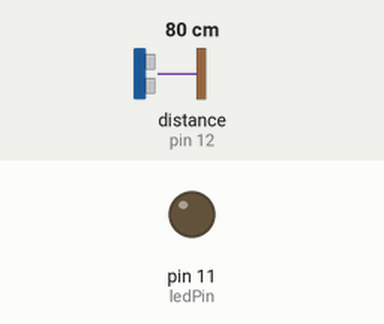
A sketch run on a simulated Arduino Uno, built with avr-gcc and run on an emulated ATmega328P. On the bench: output pins drawn as LEDs (lit = HIGH). Wiring (inferred from the names in the program): ultrasonic range finder: trigger pin 13; echo pin 12. The test bench sets the inputs (shaded band); at power-on: distance to the obstacle (sensor on pin 12) 80 cm. The echo pulse lasts 58.3 µs per cm; pins used as bus, display or sensor lines are not drawn.

Above: at 1.2 s.
1.3 s: distance to the obstacle (sensor on pin 12) set to 17 cm
2.8 s: distance to the obstacle (sensor on pin 12) set to 14 cm
At 3.4 s:
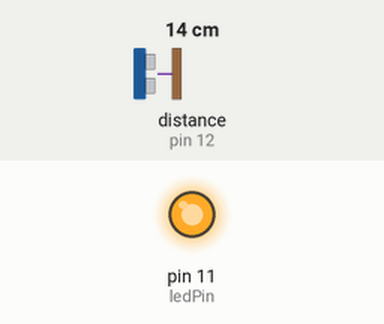
4.3 s: distance to the obstacle (sensor on pin 12) set to 18 cm
At 5.5 s:
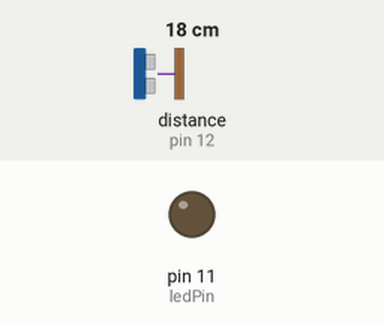
5.8 s: distance to the obstacle (sensor on pin 12) set to 2 cm
At 6.8 s:
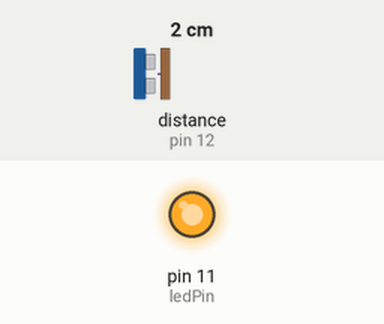
Timing chart, 0 to 8.3 s (numbered marks = the images above; inputs shaded):
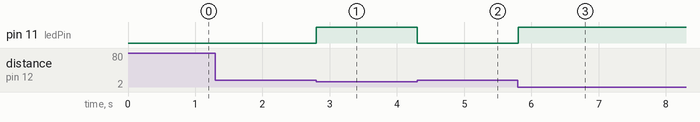

The sketch:

codigo_sensor_ultrasonico.ino
```cpp
const int trigPin = 13; //Manda el pulso que va a leer el echo para estimar la distancia
const int echoPin = 12; /*Estima la distancia entre el punto en el que rebotó el sonido y el echo
*/
int ledPin = 11;

long duracion;
int distancia;

void setup() {
  pinMode(trigPin, OUTPUT);
  pinMode(echoPin, INPUT);
  pinMode(ledPin, OUTPUT);

}

void loop() {
/////////////////////// Código para activar el sensor ///////////////////
  // Limpia el trigPin
  digitalWrite(trigPin,LOW);
  delayMicroseconds(2);
  // Establece el trigPin en estado HIGH durante 10 microsegundos
  digitalWrite(trigPin, HIGH);
  delayMicroseconds(10);
  digitalWrite(trigPin,LOW);
  // Lee el echoPin, devuelve el tiempo de viaje de la onda de sonido en microsegundos
  duracion = pulseIn(echoPin, HIGH);
  // Calcula la distancia
  // Velocidad del sonido 340m/sm, 34cm/ms
  // Distance = (Speed x Time) / 2 = (34cm/ms x 1.5ms) / 2 = 25.5cm.
  distancia = duracion*0.034/2;


  if (distancia < 15)
  {
    digitalWrite(ledPin,HIGH);
    }

  else
  {
    digitalWrite(ledPin,LOW);
    }
Serial.print("Distance: ");
Serial.println(distancia);
}

  /*La función pulseIn(): Lee un pulso (ya sea HIGH o LOW) en un pin. Por ejemplo, si el valor
  es HIGH, pulseIn() espera a que el pin pase de LOW a HIGH, comienza
  a cronometrar, luego espera a que el pin pase a LOW y detiene el
  cronometraje. Devuelve la longitud del pulso en microsegundos o se
  da por vencido y devuelve 0 si no se recibió ningún pulso completo
  dentro del tiempo de espera.

  El tiempo de esta función ha sido determinado empíricamente y
  probablemente mostrará errores en pulsos más largos. Funciona con
  pulsos de 10 microsegundos a 3 minutos de duración.

  Syntax
  pulseIn(pin, value)
  pulseIn(pin, value, timeout)
  */
```

Measured:
- the behaviour switches between 16 and 15 cm on distance to the obstacle (sensor on pin 12) (found by bisection; images 0 and 1)
- after the input at 1.3 s, every drawn part: stays the same
- after the input at 2.8 s, pin 11 (ledPin): LOW → HIGH at once
- after the input at 4.3 s, pin 11 (ledPin): HIGH → LOW at once
- after the input at 5.8 s, pin 11 (ledPin): LOW → HIGH at once
